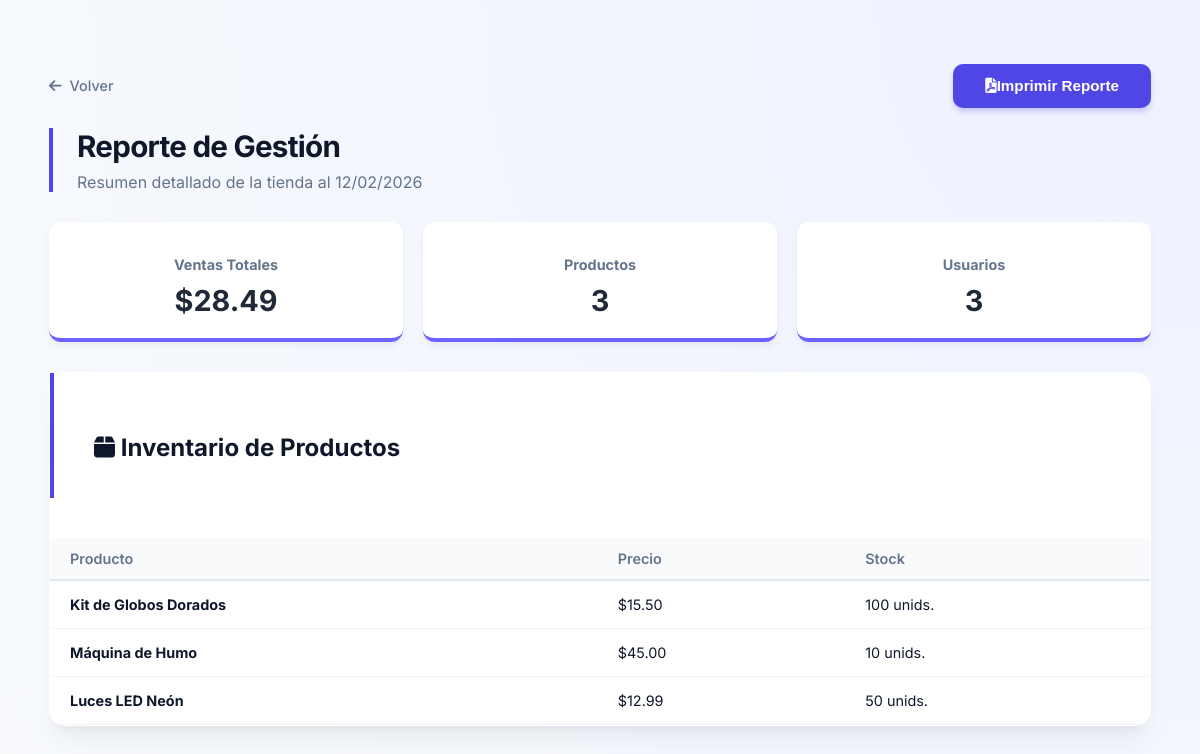
The app's page /index.php?c=Reporte&a=index (signed in) with its own data.
### tables this page shows
CREATE TABLE products (
    id INT AUTO_INCREMENT PRIMARY KEY,
    name VARCHAR(100) NOT NULL,
    description TEXT,
    price DECIMAL(10, 2) NOT NULL, 
    stock INT NOT NULL DEFAULT 0,
    image VARCHAR(255) NULL,       
    created_at TIMESTAMP DEFAULT CURRENT_TIMESTAMP
);

### controller/ReporteController.php (called while the page is built, shortened)
<?php
require_once 'model/DAO/UserDAO.php';
require_once 'model/DAO/ProductDAO.php';
require_once 'model/DAO/InvoiceDAO.php';
class ReporteController {
    public function index() {
        $userDao = new UserDAO();
        $productDao = new ProductDAO();
        $invoiceDao = new InvoiceDAO();
        $users = $userDao->getAll();
        $products = $productDao->getAll();
        $invoices = $invoiceDao->getAll();
        $totalVentas = 0;
        if(!empty($invoices)){
            foreach($invoices as $inv) {
                $totalVentas += $inv->total_amount;
            }
        }
        require_once 'views/reporte/index.php';
    }
}

### config/db.php (called while the page is built, shortened)
<?php
class Database {
    public static function connect() {
        $dsn = "mysql:host=" . DB_HOST . ";dbname=" . DB_NAME . ";charset=" . DB_CHARSET . ";port=" . DB_PORT;
        $options = [
            PDO::ATTR_ERRMODE=> PDO::ERRMODE_EXCEPTION,
            PDO::ATTR_EMULATE_PREPARES   => false,
        ];
        try {
            $conexion = new PDO($dsn, DB_USER, DB_PASS, $options);
            return $conexion;
        } catch (PDOException $e) {
            die("Error de conexión: " . $e->getMessage());
        }
    }
}
?>

### model/DAO/InvoiceDAO.php (called while the page is built, shortened)
<?php
require_once 'config/db.php';
require_once 'model/DTO/InvoiceDTO.php';
class InvoiceDAO {
    private $db;
    public function __construct() {
        $this->db = Database::connect();
    }
    public function getAll() {
        $sql = "SELECT i.*, CONCAT(u.nombre, ' ', u.apellido) as user_full_name
                FROM invoices i
                INNER JOIN users u ON i.user_id = u.id
                ORDER BY i.created_at DESC";
        $stmt = $this->db->prepare($sql);
        $stmt->execute();
        $invoices = [];
        while ($row = $stmt->fetch(PDO::FETCH_OBJ)) {
            $invoices[] = new InvoiceDTO(
                $row->id,
                $row->user_id,
                $row->user_full_name,
                $row->total_amount,
                $row->status,
                $row->created_at
            );
        }
        return $invoices;
    }
}
?>

### model/DTO/InvoiceDTO.php (called while the page is built, shortened)
<?php
class InvoiceDTO {
    public function __construct($id, $user_id, $user_name, $total_amount, $status, $created_at) {
        $this->total_amount = $total_amount;
    }
}
?>

### model/DAO/ProductDao.php (called while the page is built, shortened)
<?php
require_once 'config/db.php';
require_once 'model/DTO/ProductDTO.php';
class ProductDAO {
    private $db;
    public function __construct() {
        $this->db = Database::connect();
    }
    public function getAll() {
        $sql = "SELECT * FROM products ORDER BY created_at DESC";
        $stmt = $this->db->prepare($sql);
        $stmt->execute();
        $products = [];
        while ($row = $stmt->fetch(PDO::FETCH_OBJ)) {
            $products[] = new ProductDTO(
                $row->id,
                $row->name,
                $row->description,
                $row->price,
                $row->stock,
                $row->image
            );
        }
        return $products;
    }
}
?>

### model/DAO/UserDao.php (called while the page is built, shortened)
<?php
require_once 'config/db.php';
class UserDAO {
    private $db;
    public function __construct() {
        $this->db = Database::connect();
    }
    private function mapToDTO($row) {
        return new UserDTO(
            $row['id'],
            $row['nombre'],
            $row['apellido'],
            $row['email'],
            $row['password'],
            $row['rol']
        );
    }
    public function getAll() {
        $sql = "SELECT * FROM users ORDER BY id DESC";
        $stmt = $this->db->prepare($sql);
        $stmt->execute();
        $users = [];
        while ($row = $stmt->fetch(PDO::FETCH_ASSOC)) {
            $users[] = $this->mapToDTO($row);
        }
        return $users;
    }
}
?>

### model/DTO/ProductDTO.php (called while the page is built, shortened)
<?php
class ProductDTO {
    public function __construct($id, $name, $description, $price, $stock, $image) {
        $this->name = $name;
        $this->price = $price;
        $this->stock = $stock;
    }
}
?>

### views/reporte/index.php (the view, shortened to what this page needs)
<!DOCTYPE html>
<html lang="es">
<head>
    <link rel="stylesheet" href="assets/styles/product.css">
    <link rel="stylesheet" href="https://cdnjs.cloudflare.com/ajax/libs/font-awesome/6.0.0/css/all.min.css">
</head>
<body>
    <div class="container-main">
        <div class="top-nav" style="display: flex; justify-content: space-between; align-items: center; margin-bottom: 20px;">
            <a href="index.php?c=Home&a=index" class="btn-back"><i class="fas fa-arrow-left"></i> Volver</a>
            <button onclick="window.print()" class="btn btn-primary btn-print">
                <i class="fas fa-file-pdf"></i> Imprimir Reporte
            </button>
        </div>
        <header class="card-header" style="text-align: left; margin-bottom: 30px;">
            <h1>Reporte de Gestión</h1>
            <p>Resumen detallado de la tienda al <?= date('d/m/Y') ?></p>
        </header>
        <div class="kpi-grid">
            <div class="kpi-card">
                <h3>Ventas Totales</h3>
                <div class="value">$<?= number_format($totalVentas, 2) ?></div>
            </div>
            <div class="kpi-card">
                <h3>Productos</h3>
                <div class="value"><?= count($products) ?></div>
            </div>
            <div class="kpi-card">
                <h3>Usuarios</h3>
                <div class="value"><?= count($users) ?></div>
            </div>
        </div>
        <div class="report-section">
            <div class="product-card no-padding">
                <header class="card-header padding-top">
                    <h2><i class="fas fa-box"></i> Inventario de Productos</h2>
                </header>
                <table class="styled-table">
                    <thead>
                        <tr>
                            <th>Producto</th>
                            <th>Precio</th>
                            <th>Stock</th>
                        </tr>
                    </thead>
                    <tbody>
                        <?php foreach($products as $p): ?>
                        <tr>
                            <td><strong><?= $p->name ?></strong></td>
                            <td>$<?= number_format($p->price, 2) ?></td>
                            <td><?= $p->stock ?> unids.</td>
                        </tr>
                        <?php endforeach; ?>
                    </tbody>
                </table>
            </div>
        </div>
    </div>
</body>
</html>

### assets/styles/product.css (style rules this page uses)
:root { --prod-primary: #4f46e5; --prod-primary-light: #6366f1; --prod-hover: #4338ca; --prod-bg: #f8fafc; --prod-card-bg: #ffffff; --prod-text-main: #0f172a; --prod-text-muted: #64748b; --prod-border: #e2e8f0; --prod-radius: 16px; --prod-shadow: 0 20px 25px -5px rgba(0, 0, 0, 0.05), 0 8px 10px -6px rgba(0, 0, 0, 0.05); }
body { background: radial-gradient(circle at top right, #eef2ff, var(--prod-bg)); font-family: 'Inter', sans-serif; color: var(--prod-text-main); display: flex; justify-content: center; align-items: center; min-height: 100vh; margin: 0; padding: 20px; }
.product-card { background: var(--prod-card-bg); padding: 3rem; border-radius: var(--prod-radius); box-shadow: var(--prod-shadow); border: 1px solid rgba(255, 255, 255, 0.7); }
.card-header { text-align: left; margin-bottom: 2.5rem; border-left: 4px solid var(--prod-primary); padding-left: 1.5rem; }
.card-header h1 { font-size: 1.85rem; font-weight: 700; letter-spacing: -0.025em; margin: 0; }
.card-header p { color: var(--prod-text-muted); margin-top: 0.5rem; }
.btn { padding: 0.85rem 2rem; border-radius: 10px; font-weight: 600; font-size: 0.95rem; cursor: pointer; transition: all 0.3s; text-decoration: none; display: inline-flex; align-items: center; justify-content: center; }
.btn-primary { background: var(--prod-primary); color: white; border: none; box-shadow: 0 4px 6px -1px rgba(79, 70, 229, 0.3); }
.container-main { width: 100%; max-width: 1000px; margin: 20px auto; }
.top-nav { margin-bottom: 20px; }
.btn-back { text-decoration: none; color: var(--prod-text-muted); font-weight: 500; font-size: 0.9rem; display: inline-flex; align-items: center; gap: 8px; transition: color 0.2s; }
.no-padding { padding: 0 !important; }
.padding-top { padding: 2.5rem 2.5rem 1rem 2.5rem; }
.styled-table { width: 100%; border-collapse: collapse; font-size: 0.9rem; }
.styled-table th { background-color: #f8fafc; color: #64748b; font-weight: 600; text-align: left; padding: 12px 20px; border-bottom: 2px solid var(--prod-border); }
.styled-table td { padding: 15px 20px; border-bottom: 1px solid #f1f5f9; vertical-align: middle; }
.container-main { max-width: 1200px; width: 95%; margin: 20px auto; }

### views/reporte/index.php (style rules this page uses)
.kpi-grid { display: grid; grid-template-columns: repeat(3, 1fr); gap: 20px; margin-bottom: 30px; }
.kpi-card { background: white; padding: 20px; border-radius: 12px; box-shadow: 0 4px 6px rgba(0,0,0,0.05); text-align: center; border-bottom: 4px solid #6c63ff; }
.kpi-card h3 { color: #64748b; font-size: 0.9rem; margin-bottom: 10px; }
.kpi-card .value { font-size: 1.8rem; font-weight: 700; color: #1f2937; }
.report-section { margin-bottom: 50px; }

### records on screen
products: name "Kit de Globos Dorados", price "15.50", stock "100"
products: name "Máquina de Humo", price "45.00", stock "10"
products: name "Luces LED Neón", price "12.99", stock "50"

### other values on screen
$totalVentas "28.49"
count($products) "3"
count($users) "3"
